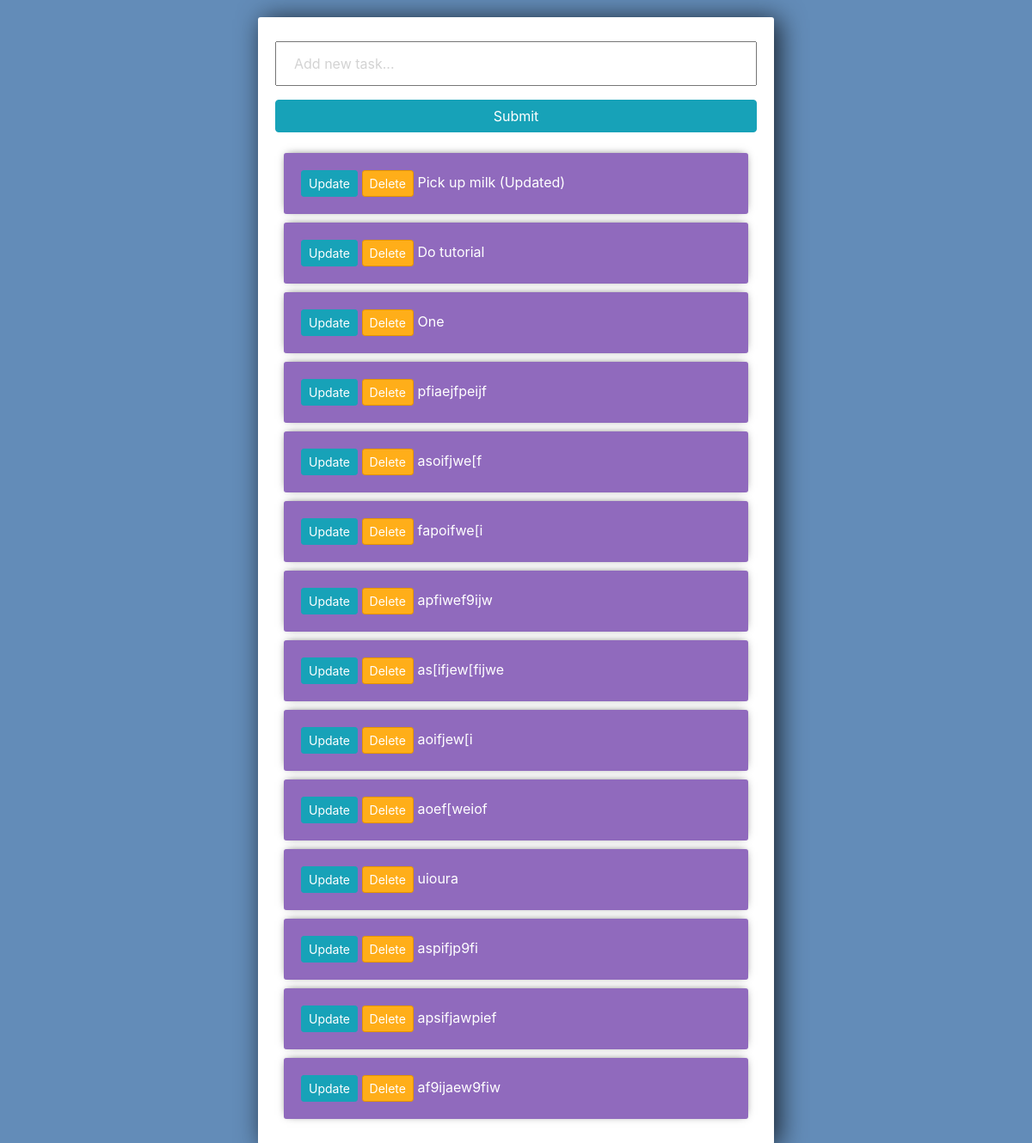
The page / on the database its author committed.
### tasks/models.py (models this page shows)
class Task(models.Model):
	title = models.CharField(max_length=200)
	complete = models.BooleanField(default=False)
	created = models.DateTimeField(auto_now_add=True)
	def __str__(self):
		return self.title

### tasks/views.py (the view)
# urls.py: path('', views.index, name="list"),
def index(request):
	tasks = Task.objects.all()
	form = TaskForm()
	if request.method =='POST':
		form = TaskForm(request.POST)
		if form.is_valid():
			form.save()
		return redirect('/')
	context = {'tasks':tasks, 'form':form}
	return render(request, 'tasks/list.html', context)

### tasks/forms.py
class TaskForm(forms.ModelForm):
	title= forms.CharField(widget= forms.TextInput(attrs={'placeholder':'Add new task...'}))
	class Meta:
		model = Task
		fields = '__all__'

### tasks/templates/tasks/list.html (shortened to what this page needs)
<link rel="stylesheet" href="https://stackpath.bootstrapcdn.com/bootstrap/4.3.1/css/bootstrap.min.css">
<div class="center-column">
	<form method="POST" action="/">
		{{form.title}}
		<input class="btn btn-info" type="submit" name="Create Task">
	</form>
	<div class="todo-list">
	{% for task in tasks %}
		<div class="item-row">
			<a class="btn btn-sm btn-info" href="{% url 'update_task' task.id %}">Update</a>
			<a class="btn btn-sm btn-danger" href="{% url 'delete' task.id %}">Delete</a>
			{% if task.complete == True %}
			<strike>{{task}}</strike>
			{% else %}
			<span>{{task}}</span>
			{% endif %}
		</div>
	{% endfor %}
	</div>
</div>

### tasks/templates/tasks/list.html (style rules this page uses)
input { width: 100%; padding: 12px 20px; margin: 8px 0; box-sizing: border-box; }
input::placeholder { color: #d3d3d3; }
.center-column { width:600px; margin: 20px auto; padding:20px; background-color: #fff; border-radius: 3px; box-shadow: 6px 2px 30px 0px rgba(0,0,0,0.75); }
.item-row { background-color: #906abd; margin: 10px; padding: 20px; border-radius: 3px; color: #fff; font-size: 16px; box-shadow: 0px -1px 10px -4px rgba(0,0,0,0.75); }
.btn-danger { background-color: #ffae19; border-color: #e59400; }

### rows shown on the page
Task: title "Pick up milk (Updated)"
Task: title "Do tutorial"
Task: title "One"
Task: title "pfiaejfpeijf"
Task: title "asoifjwe[f"
Task: title "fapoifwe[i"
Task: title "apfiwef9ijw"
Task: title "as[ifjew[fijwe"
Task: title "aoifjew[i"
Task: title "aoef[weiof"
Task: title "uioura"
Task: title "aspifjp9fi"
Task: title "apsifjawpief"
Task: title "af9ijaew9fiw"
